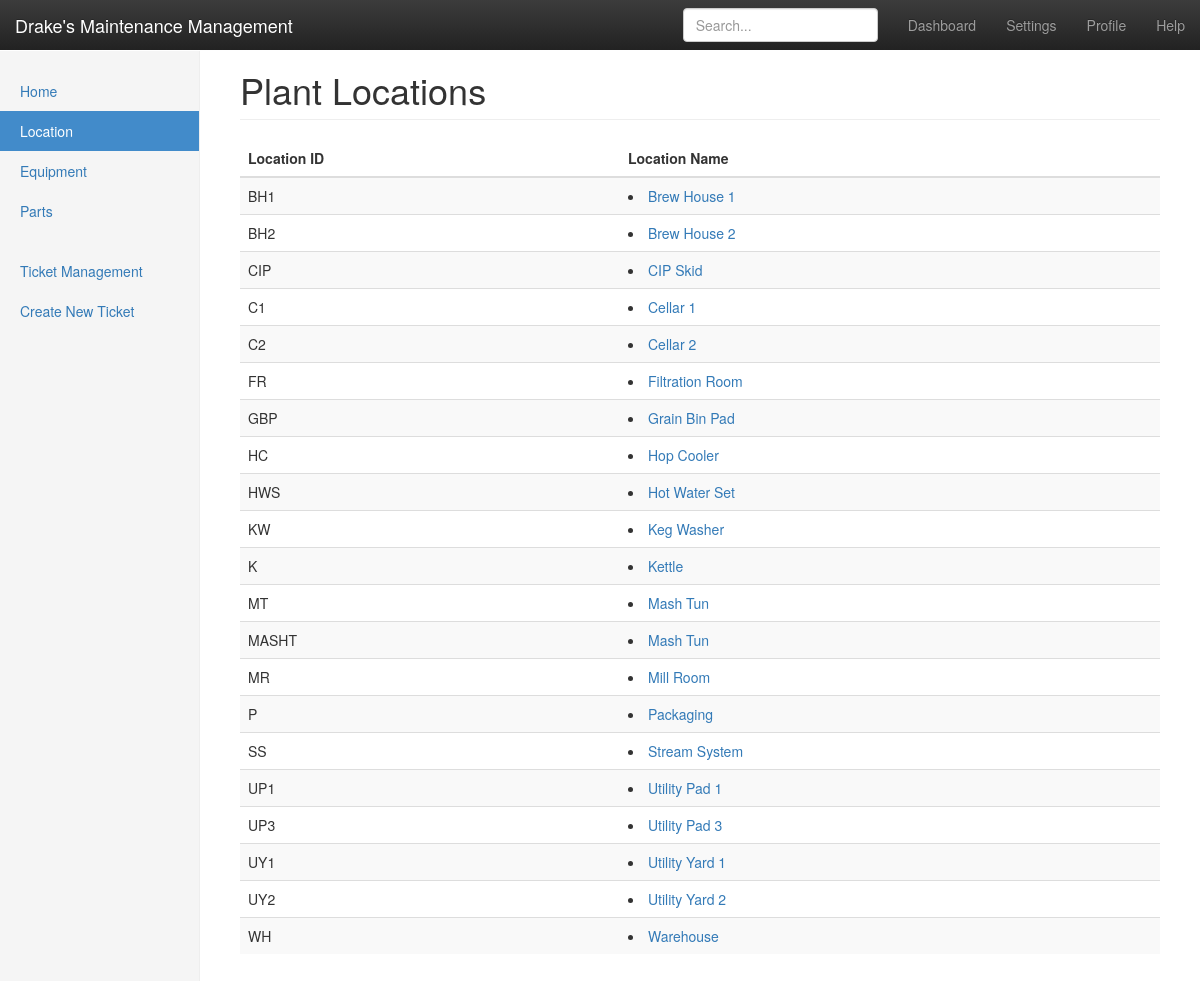
Screenshot of /equipment/ with the database file from the repository.
### equipment/models.py (models this page shows, shortened)
class Location(models.Model):
	location_id = models.CharField(primary_key = True, max_length = 5)
	location_name = models.CharField(max_length = 50)

### equipment/views.py (the view)
# urls.py: path('', views.index, name='index'),
def index(request):
	location_list = Location.objects.order_by('location_name')
	context = {'plant_locations': location_list}
	return render(request,'equipment/locationdash.html', context)

### equipment/templates/equipment/locationdash.html (shortened to what this page needs)
<!DOCTYPE html>
{% load staticfiles %}
<html lang="en">
  <head>
    <link rel="stylesheet" href="//maxcdn.bootstrapcdn.com/bootstrap/3.2.0/css/bootstrap.min.css">
    <link rel="stylesheet" href="//maxcdn.bootstrapcdn.com/bootstrap/3.2.0/css/bootstrap-theme.min.css">
    <link href="{% static 'dashboard.css' %}" rel="stylesheet">
  </head>
  <body>
    <nav class="navbar navbar-inverse navbar-fixed-top">
      <div class="container-fluid">
        <div class="navbar-header">
          <a class="navbar-brand" href="#">Drake's Maintenance Management</a>
        </div>
        <div id="navbar" class="navbar-collapse collapse">
          <ul class="nav navbar-nav navbar-right">
            <li><a href="#">Dashboard</a></li>
            <li><a href="#">Settings</a></li>
            <li><a href="#">Profile</a></li>
            <li><a href="#">Help</a></li>
          </ul>
          <form class="navbar-form navbar-right">
            <input type="text" class="form-control" placeholder="Search...">
          </form>
        </div>
      </div>
    </nav>
    <div class="container-fluid">
      <div class="row">
        <div class="col-sm-3 col-md-2 sidebar">
          <ul class="nav nav-sidebar">
            <li><a href="#">Home</a></li>
            <li class="active"><a href="#">Location <span class="sr-only">(current)</span></a></li>
            <li><a href="#">Equipment</a></li>
            <li><a href="#">Parts</a></li>
          </ul>
          <ul class="nav nav-sidebar">
            <li><a href="">Ticket Management</a></li>
            <li><a href="">Create New Ticket</a></li>
          </ul>
        </div>
        <div class="col-sm-9 col-sm-offset-3 col-md-10 col-md-offset-2 main">
          <h1 class="page-header">Plant Locations</h1>
          <div class="table-responsive">
            <table class="table table-striped">
              <thead>
                <tr>
                  <th>Location ID</th>
                  <th>Location Name</th>
                </tr>
              </thead>
              <tbody>
              {% if plant_locations %}
                {% for location in plant_locations %}
                  <tr>
                      <td>{{location.location_id}}</td>
                      <td><li><a href="{% url 'location' location.location_id %}">{{ location.location_name }}</a></li></td>
                  </tr>
                {% endfor %}
              {% else %}
                <p>No locations are available.</p>
              {% endif %}
              </tbody>
            </table>
          </div>
        </div>
      </div>
    </div>
  </body>
</html>

### equipment/static/dashboard.css (style rules this page uses)
body { padding-top: 50px; }
.navbar-fixed-top { border: 0; }
.sidebar { display: none; }
@media (min-width: 768px) { .sidebar { position: fixed; top: 51px; bottom: 0; left: 0; z-index: 1000; display: block; padding: 20px; overflow-x: hidden; overflow-y: auto; background-color: #f5f5f5; border-right: 1px solid #eee; } }
.nav-sidebar { margin-right: -21px; margin-bottom: 20px; margin-left: -20px; }
.nav-sidebar > li > a { padding-right: 20px; padding-left: 20px; }
.nav-sidebar > .active > a, .nav-sidebar > .active > a:hover, .nav-sidebar > .active > a:focus { color: #fff; background-color: #428bca; }
.main { padding: 20px; }
@media (min-width: 768px) { .main { padding-right: 40px; padding-left: 40px; } }
.main .page-header { margin-top: 0; }

### rows the page displays
Location: location_id "BH1", location_name "Brew House 1"
Location: location_id "BH2", location_name "Brew House 2"
Location: location_id "CIP", location_name "CIP Skid"
Location: location_id "C1", location_name "Cellar 1"
Location: location_id "C2", location_name "Cellar 2"
Location: location_id "FR", location_name "Filtration Room"
Location: location_id "GBP", location_name "Grain Bin Pad"
Location: location_id "HC", location_name "Hop Cooler"
Location: location_id "HWS", location_name "Hot Water Set"
Location: location_id "KW", location_name "Keg Washer"
Location: location_id "K", location_name "Kettle"
Location: location_id "MT", location_name "Mash Tun"
Location: location_id "MASHT", location_name "Mash Tun"
Location: location_id "MR", location_name "Mill Room"
Location: location_id "P", location_name "Packaging"
Location: location_id "SS", location_name "Stream System"
Location: location_id "UP1", location_name "Utility Pad 1"
Location: location_id "UP3", location_name "Utility Pad 3"
Location: location_id "UY1", location_name "Utility Yard 1"
Location: location_id "UY2", location_name "Utility Yard 2"
Location: location_id "WH", location_name "Warehouse"
